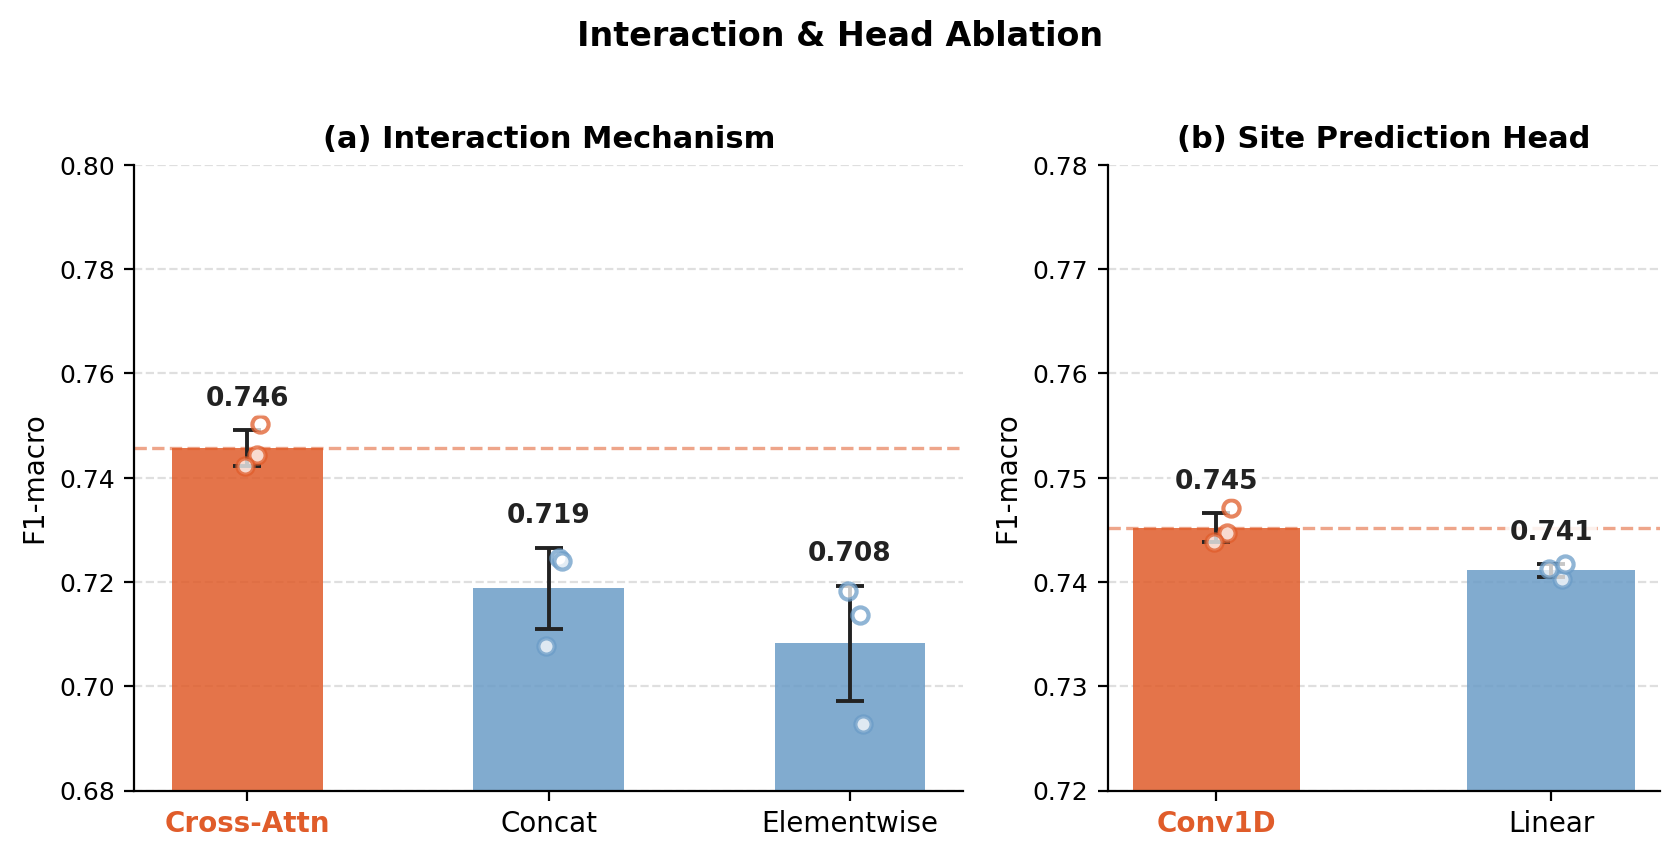

Generate this figure with Python:
#!/usr/bin/env python3
"""
Fig 4: Interaction Mechanism & Site Head Ablation (EXP5 + EXP6)
  Two panels side by side:
    (a) Interaction: cross_attn vs concat vs elementwise
    (b) Head: conv1d vs linear

Output: figures_paper/fig4_ablation_int_head.{pdf,png}
"""

import json
import numpy as np
import pandas as pd
import matplotlib
matplotlib.use('Agg')
import matplotlib.pyplot as plt
from pathlib import Path

ROOT  = Path(__file__).resolve().parents[2]
LOGS  = ROOT / 'logs_0510'
OUT   = Path(__file__).resolve().parent
SEEDS = [1, 2, 3]

PROPOSED = '#E05C2A'
BASELINE = '#6B9CC7'

plt.rcParams.update({
    'font.family':       'DejaVu Sans',
    'font.size':         10,
    'axes.titlesize':    11,
    'axes.labelsize':    10,
    'axes.spines.top':   False,
    'axes.spines.right': False,
    'xtick.labelsize':   10,
    'ytick.labelsize':   9,
})

INTERACTION = [
    ('Cross-Attn',   'v2_int_cross_attn',  True),
    ('Concat',       'v2_int_concat',       False),
    ('Elementwise',  'v2_int_elementwise',  False),
]
HEAD = [
    ('Conv1D',  'v2_head_conv1d',  True),
    ('Linear',  'v2_head_linear',  False),
]


def load_f1(exp_base):
    vals = []
    for s in SEEDS:
        p = LOGS / 'circmac' / f'{exp_base}_s{s}' / str(s) / 'training.json'
        if not p.exists():
            continue
        d = json.loads(p.read_text())
        final = d.get('final', {})
        if final:
            vals.append(list(final.values())[0]['scores']['sites']['f1_macro'])
    return vals


def plot_bars(ax, entries, ylim, title):
    ylo = ylim[0]
    best_mean = None

    for i, (label, exp, is_best) in enumerate(entries):
        vals = load_f1(exp)
        if not vals:
            continue
        mean = np.mean(vals)
        std  = np.std(vals)
        color = PROPOSED if is_best else BASELINE

        if is_best:
            best_mean = mean

        ax.bar(i, mean - ylo, bottom=ylo, width=0.50,
               color=color, alpha=0.85, zorder=2, linewidth=0)
        ax.errorbar(i, mean, yerr=std, fmt='none', color='#222222',
                    capsize=5, capthick=1.4, elinewidth=1.4, zorder=4)
        jitter = np.random.default_rng(42).uniform(-0.06, 0.06, len(vals))
        ax.scatter(np.full(len(vals), i) + jitter, vals,
                   color='white', edgecolors=color, s=34, linewidths=1.5,
                   zorder=5, alpha=0.75)
        ax.text(i, mean + std + (ylim[1] - ylim[0]) * 0.03,
                f'{mean:.3f}',
                ha='center', va='bottom', fontsize=9.5, fontweight='bold',
                color='#222222', zorder=6,
                bbox=dict(boxstyle='round,pad=0.15', fc='white', ec='none', alpha=0.85))

    if best_mean:
        ax.axhline(best_mean, color=PROPOSED, linestyle='--',
                   linewidth=1.2, alpha=0.55, zorder=1)

    ax.set_xticks(range(len(entries)))
    ax.set_xticklabels([e[0] for e in entries])
    ax.set_ylim(*ylim)
    ax.set_ylabel('F1-macro')
    ax.yaxis.grid(True, linestyle='--', alpha=0.4, zorder=0)
    ax.set_axisbelow(True)
    ax.set_title(title, fontsize=11, fontweight='bold')

    for tick in ax.get_xticklabels():
        for label, _, is_best in entries:
            if tick.get_text() == label and is_best:
                tick.set_fontweight('bold')
                tick.set_color(PROPOSED)


def main():
    # Save data CSV
    rows = []
    for label, exp, _ in INTERACTION:
        for i, s in enumerate(SEEDS):
            vals = load_f1(exp)
            if i < len(vals):
                rows.append({'group': 'interaction', 'model': label, 'seed': s, 'f1_macro': vals[i]})
    for label, exp, _ in HEAD:
        for i, s in enumerate(SEEDS):
            vals = load_f1(exp)
            if i < len(vals):
                rows.append({'group': 'head', 'model': label, 'seed': s, 'f1_macro': vals[i]})
    df = pd.DataFrame(rows)
    summary = df.groupby(['group','model']).agg(
        f1_mean=('f1_macro','mean'), f1_std=('f1_macro','std')
    ).round(4)
    df.to_csv(OUT / 'fig4_ablation_int_head_data.csv', index=False)
    summary.to_csv(OUT / 'fig4_ablation_int_head_summary.csv')
    print(summary.to_string())

    fig, (ax1, ax2) = plt.subplots(1, 2, figsize=(8.5, 4.2),
                                    gridspec_kw={'width_ratios': [3, 2]})

    plot_bars(ax1, INTERACTION, ylim=(0.68, 0.80), title='(a) Interaction Mechanism')
    plot_bars(ax2, HEAD,        ylim=(0.72, 0.78), title='(b) Site Prediction Head')

    fig.suptitle('Interaction & Head Ablation', fontsize=12, fontweight='bold', y=1.01)
    fig.tight_layout()

    for ext in ['pdf', 'png']:
        p = OUT / f'fig4_ablation_int_head.{ext}'
        fig.savefig(p, dpi=200, bbox_inches='tight')
        print(f'Saved → {p}')
    plt.close(fig)


if __name__ == '__main__':
    main()
